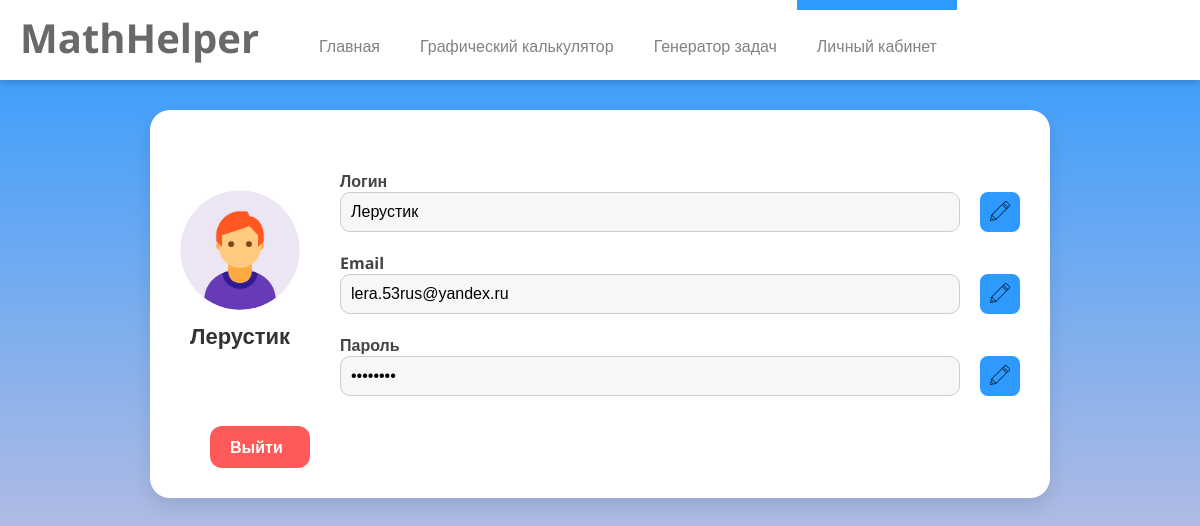
/profile (signed in), run on an earlier commit of the app's database.
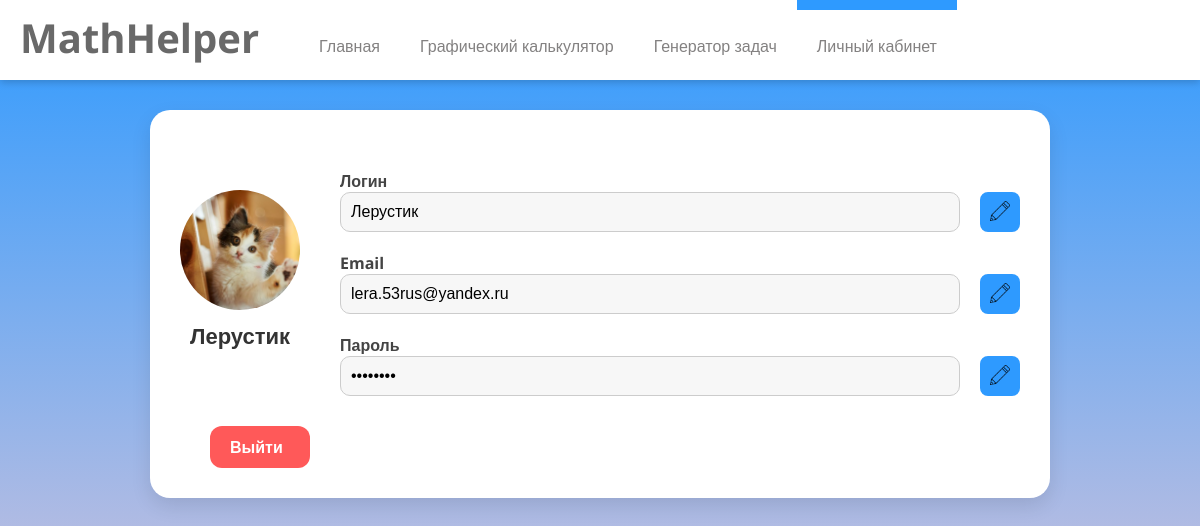
And on a later commit of the database.
### models.py (models this page shows)
class Users(db.Model, UserMixin):
    id = db.Column(db.Integer, primary_key=True)
    name = db.Column(db.String(255), nullable=False)
    email = db.Column(db.String(255), nullable=False, unique=True)
    password = db.Column(db.String(255), nullable=False)
    img = db.Column(db.String(255), nullable=True)

### app.py (the view)
@app.route('/profile')
def profile():
    user = db.session.get(Users, current_user.get_id())
    if not user:
        return redirect(url_for('login'))
    return render_template('profile.html', current_path=request.path, user=user)

### app.py (called while the page is built)
@login_manager.user_loader
def load_user(user_id):
    return Users.query.get(int(user_id))

### templates/profile.html (shortened to what this page needs)
{% extends 'base.html' %}
{% block myhead %}
<link rel="stylesheet" href="{{ url_for('static', filename='css/profile.css') }}">
{% endblock %}
{% block body %}
<div class="profile-card-container">
    <div class="profile-card-block">
        <div class="profile-card">
            <div class="profile-left">
                <img src="{{ url_for('static', filename=user.img) }}" alt="Profile Image" class="profile-img" id="profile-img" onclick="changeProfileImage()">
                <h2 class="profile-name">{{ user.name }}</h2>
            </div>
            <div class="profile-right">
                <div class="input-group">
                    <label>Логин</label>
                    <div class="input-edit">
                        <input type="text" value="{{ user.name }}" readonly maxlength="30">
                        <button class="edit-btn">
                            <img src="{{ url_for('static', filename='img/pencil.png') }}" alt="Редактировать" class="edit-icon">
                        </button>
                    </div>
                </div>
                <div class="input-group">
                    <label>Email</label>
                    <div class="input-edit">
                        <input type="email" value="{{ user.email }}" readonly maxlength="100">
                        <button class="edit-btn">
                            <img src="{{ url_for('static', filename='img/pencil.png') }}" alt="Редактировать" class="edit-icon">
                        </button>
                    </div>
                </div>
                <div class="input-group">
                    <label>Пароль</label>
                    <div class="input-edit">
                        <input type="password" value="********" readonly maxlength="50">
                        <button class="edit-btn">
                            <img src="{{ url_for('static', filename='img/pencil.png') }}" alt="Редактировать" class="edit-icon">
                        </button>
                    </div>
                </div>
            </div>
        </div>
        <a href="/logout" class="logout-btn">Выйти</a>
    </div>
</div>
{% endblock %}

### templates/base.html (shortened to what this page needs)
<!DOCTYPE html>
<html lang="ru">
<head>
    <link rel="stylesheet" href="https://cdnjs.cloudflare.com/ajax/libs/mathquill/0.10.1/mathquill.min.css"/>
    {% block myhead %}{% endblock %}
    <link rel="stylesheet" href="{{ url_for('static', filename='css/base.css') }}">
</head>
<body>
    <header>
        <div class="logo-menu">
            <div class="logo">
                <a href="#">MathHelper</a>
            </div>
            <div class="menu">
                <div class="menu-block {% if current_path == '/' %}active{% endif %}">
                    <a href="/">Главная</a>
                </div>
                <div class="menu-block {% if current_path == '/calculate' %}active{% endif %}">
                    <a href="/calculate">Графический калькулятор</a>
                </div>
                <div class="menu-block {% if current_path == '/taskThemes' %}active{% endif %}">
                    <a href="/taskThemes">Генератор задач</a>
                </div>
                <div class="menu-block {% if current_path == '/profile' %}active{% endif %}">
                    <div class="menu-hover menu-hover {% if current_path == '/profile' %}active{% endif %}"></div>
                    <a href="/profile">Личный кабинет</a>
                </div>
            </div>
        </div>
    </header>
    {% block body %}
    {% endblock %}
</body>
</html>

### static/css/profile.css (style rules this page uses)
.profile-card-container { display: flex; justify-content: center; }
.profile-card-block { box-shadow: 0 8px 20px rgba(0,0,0,0.1); border-radius: 20px; background-color: white; margin: 30px 15px; display: flex; flex-direction: column; padding: 30px; width: 100%; max-width: 900px; }
.profile-card { border-radius: 20px; display: flex; flex-direction: column; padding: 30px 0; width: 100%; }
.profile-left { margin-bottom: 30px; display: flex; flex-direction: column; align-items: center; }
.profile-img { width: 120px; height: 120px; border-radius: 50%; object-fit: cover; margin-bottom: 10px; }
.profile-name { font-size: 22px; margin-bottom: 10px; color: #333; }
.profile-right { display: flex; flex-direction: column; gap: 20px; }
.input-group { display: flex; flex-direction: column; justify-content: start; }
.input-edit { width: 100%; display: flex; flex-direction: row; justify-content: space-between; }
.input-group label { font-weight: bold; color: #444; }
.input-group input { width: 100%; padding: 10px; border: 1px solid #ccc; border-radius: 10px; font-size: 16px; background-color: #f7f7f7; }
.edit-btn { background: var(--blue); color: white; border: none; padding: 8px 10px; border-radius: 8px; cursor: pointer; font-size: 14px; margin-left: 20px; }
.input-edit img { width: 20px; height: auto; }
.logout-btn { background-color: var(--header-active-color); color: white; padding: 10px 20px; border-radius: 12px; border: none; text-decoration: none; font-weight: bold; transition: background-color 0.3s ease; width: 100px; }
@media screen and (min-width: 1050px) { .profile-card { flex-direction: row; gap: 40px; } }
@media screen and (min-width: 1050px) { .profile-left { margin-top: 20px; } }
@media screen and (min-width: 1050px) { .profile-right { flex: 2; justify-content: center; } }
@media screen and (min-width: 1050px) { .logout-btn { margin-left: 30px; } }

### static/css/base.css (style rules this page uses)
:root { --blue: #2E9AFF; --light-pink: #f3ccd5; --header-color: #ffffff; --header-logo-color: #696969; --header-text-color: #838181; --header-text-hover-color: #202020; --header-hover-color: #2E9AFF; --header-active-color: #FF5959; --line-color: #dad8d8; --menu-shadow: rgba(0, 0, 0, 0.2); }
* { margin: 0; padding: 0; box-sizing: border-box; list-style: none; text-decoration: none; }
body { font-family: 'Open Sans', sans-serif; background-image: linear-gradient(var(--blue), var(--light-pink)); background-repeat: no-repeat; background-size: cover; background-attachment: fixed; margin-top: 80px; }
header { display: flex; flex-direction: row; justify-content: space-between; align-items: center; background-color: var(--header-color); position: fixed; top: 0; left: 0; width: 100%; z-index: 1000; box-shadow: 0 2px 8px var(--menu-shadow); }
header .logo-menu { display: flex; flex-direction: row; align-items: stretch; flex-wrap: nowrap; }
header .logo { padding: 10px 0 15px 20px; }
header .logo a { font-size: 40px; font-weight: 700; color: var(--header-logo-color); margin-right: 5px; transition: color 0.4s ease; }
header .menu { display: none; }
header .menu .menu-hover { display: none; }
header .menu-block { flex-direction: column; padding: 15px 5px; }
header .menu .menu-block a { color: var(--header-text-color); font-size: 16px; padding: 0 20px; opacity: 1; }
@media screen and (min-width: 1050px) { header .logo a { margin-right: 40px; } }
@media screen and (min-width: 1050px) { header .menu { display: flex; flex-direction: row; margin-top: 0; position: static; box-shadow: none; } }
@media screen and (min-width: 1050px) { header .menu-block { flex-direction: column; padding: 0; } }
@media screen and (min-width: 1050px) { header .menu-block .menu-hover { display: block; height: 10px; margin-bottom: 25px; background-color: var(--header-color); opacity: 0; transform: translateY(-10px); transition: background-color 0.4s ease, transform 0.4s ease, opacity 0.4s ease; } }
@media screen and (min-width: 1050px) { header .menu-block.active .menu-hover { background-color: var(--header-hover-color); opacity: 1; transform: translateY(0); transition: none; } }

What changed in the data, as far as the page shows it:
changed Users "Лерустик": img: picture added in place of a placeholder
